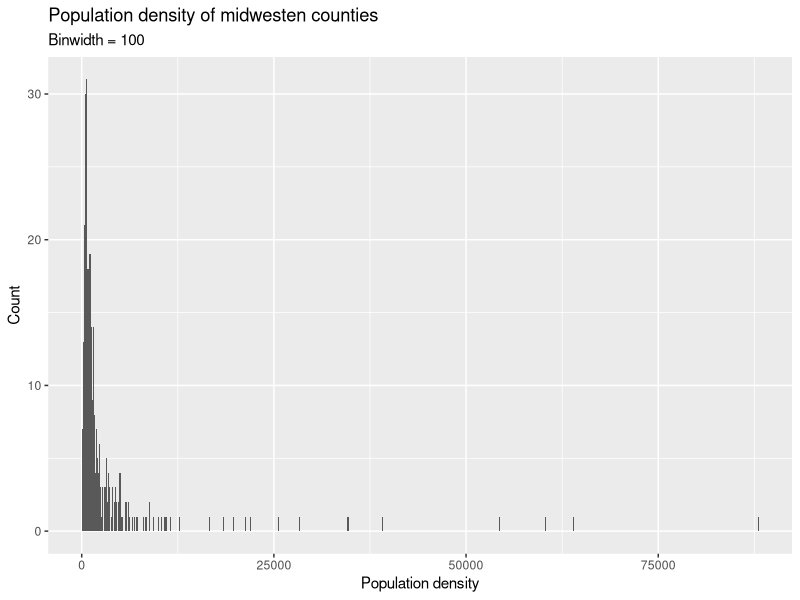
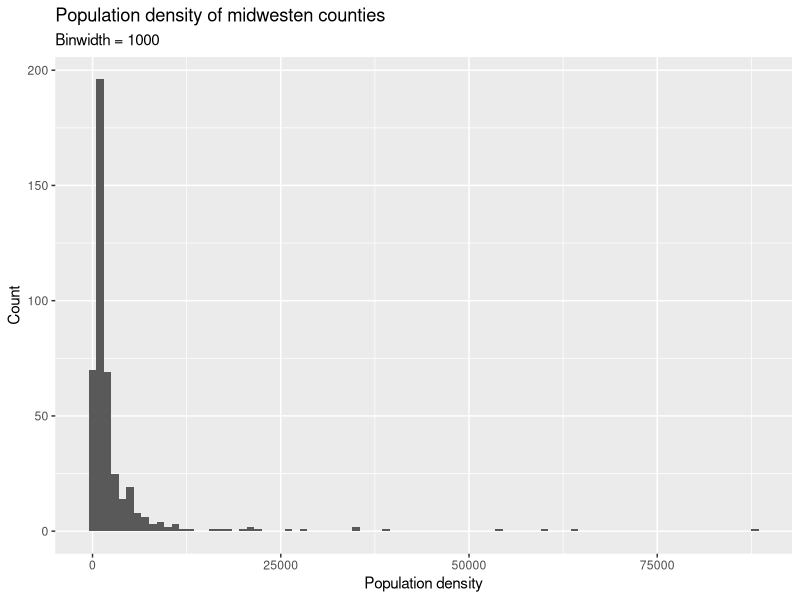
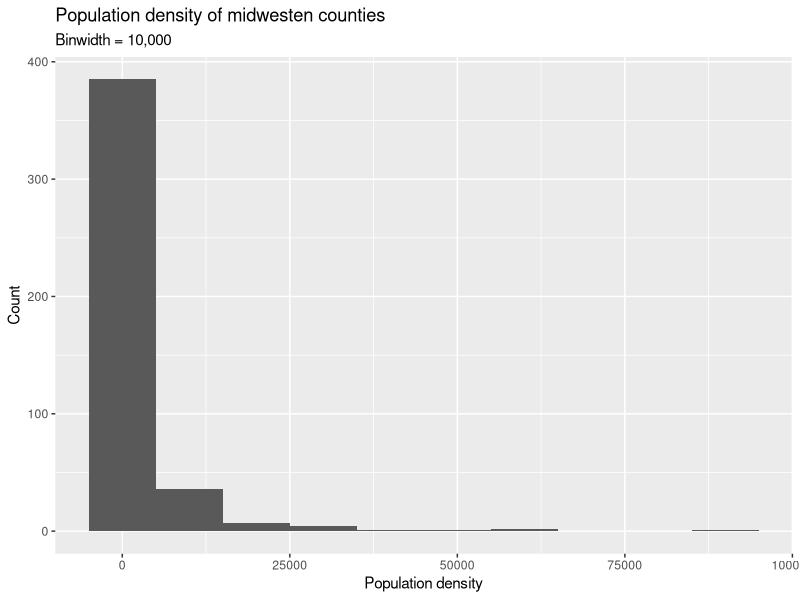
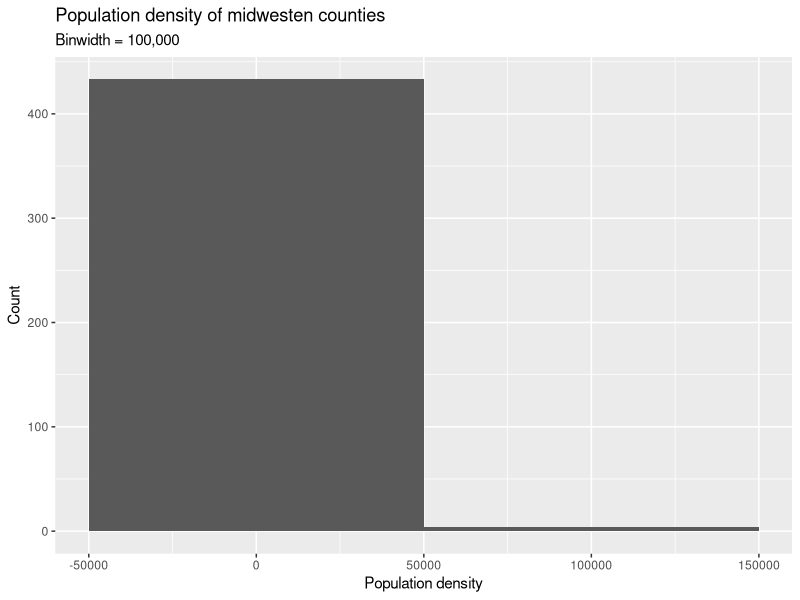
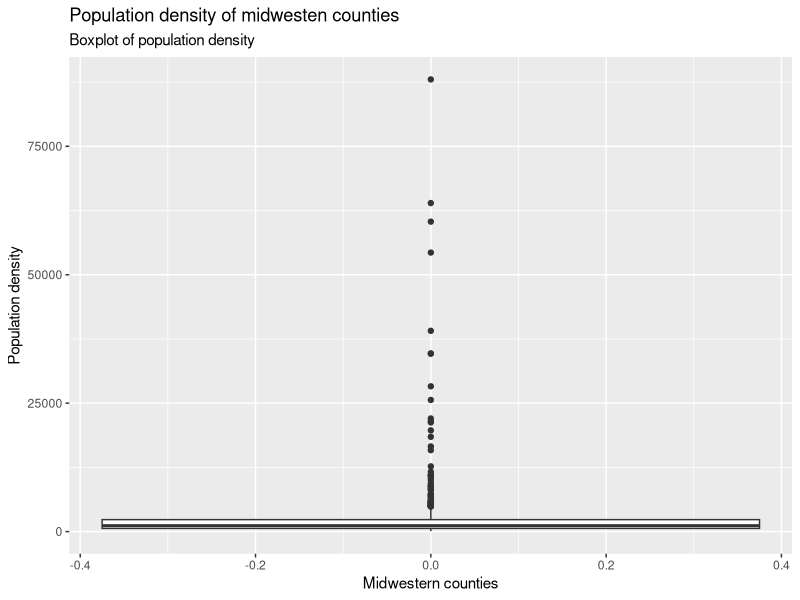
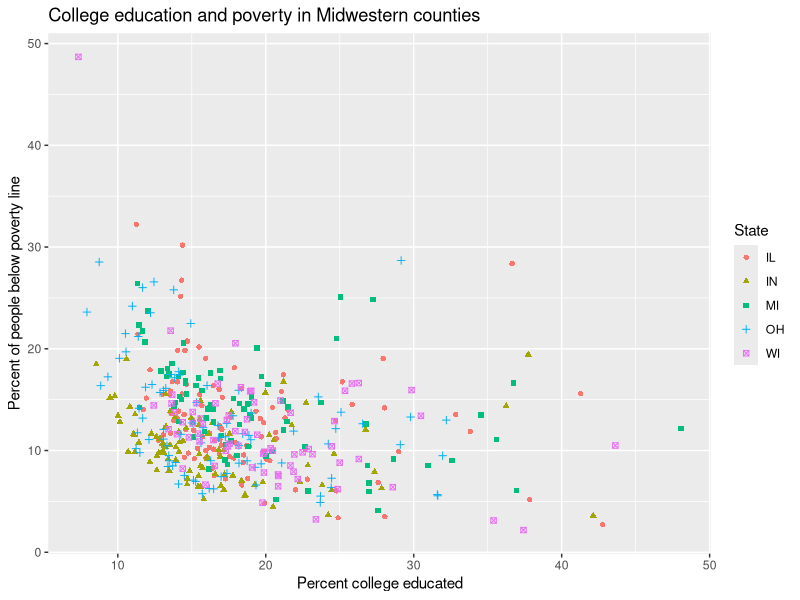
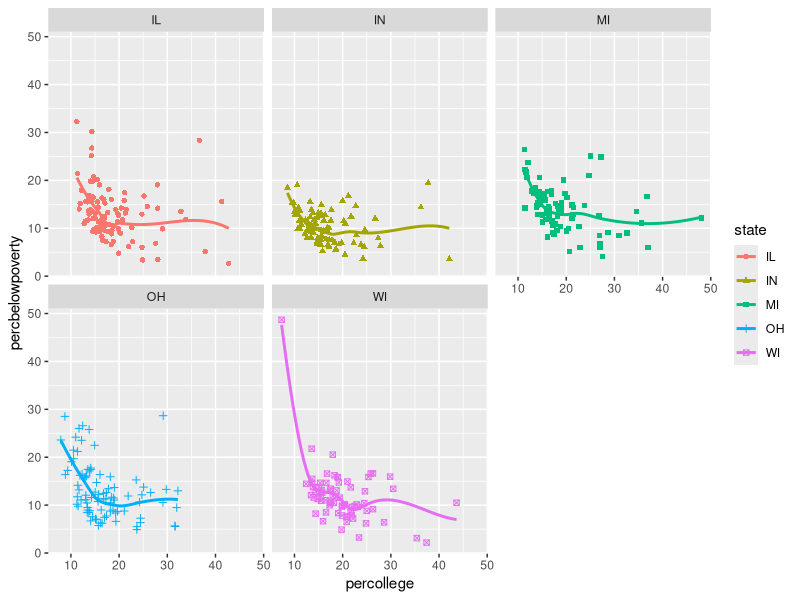

These figures' R source, in order:
## ---- chunk 1
library(tidyverse)
## ---- chunk 2
ggplot(midwest, aes(x = popdensity)) +
  geom_histogram(binwidth = 100) +
  labs(
    x = "Population density",
    y = "Count",
    title = "Population density of midwesten counties",
    subtitle = "Binwidth = 100"
  )
## ---- chunk 3
ggplot(midwest, aes(x = popdensity)) +
  geom_histogram(binwidth = 1000) +
  labs(
    x = "Population density",
    y = "Count",
    title = "Population density of midwesten counties",
    subtitle = "Binwidth = 1000"
  )
## ---- chunk 4
ggplot(midwest, aes(x = popdensity)) +
  geom_histogram(binwidth = 10000) +
  labs(
    x = "Population density",
    y = "Count",
    title = "Population density of midwesten counties",
    subtitle = "Binwidth = 10,000"
  )
## ---- chunk 5
ggplot(midwest, aes(x = popdensity)) +
  geom_histogram(binwidth = 100000) +
  labs(
    x = "Population density",
    y = "Count",
    title = "Population density of midwesten counties",
    subtitle = "Binwidth = 100,000"
  )
## ---- chunk 6
ggplot(midwest, aes(y = popdensity)) +
  geom_boxplot() +
  labs(
    x = "Midwestern counties",
    y = "Population density",
    title = "Population density of midwesten counties",
    subtitle = "Boxplot of population density"
  )
## ---- chunk 7
view(midwest)
## ---- chunk 8
ggplot(midwest, aes(x = percollege , y = percbelowpoverty, 
                    color = state, shape = state)) +
  geom_point() +
  labs(
    x = "Percent college educated",
    y = "Percent of people below poverty line",
    color = "State",
    shape = "State",
    title = "College education and poverty in Midwestern counties",
  )
## ---- chunk 9
view(midwest)
## ---- chunk 10
ggplot(midwest, aes(x = percollege , y = percbelowpoverty, 
                    color = state, shape = state)) +
  geom_point() +
  geom_smooth(se = FALSE) +
  facet_wrap( ~ state)
  labs(
    x = "Percent college educated",
    y = "Percent of people below poverty line",
    shape = "State",
    color = "State",
    title = "College education and poverty in Midwestern counties"
  )
